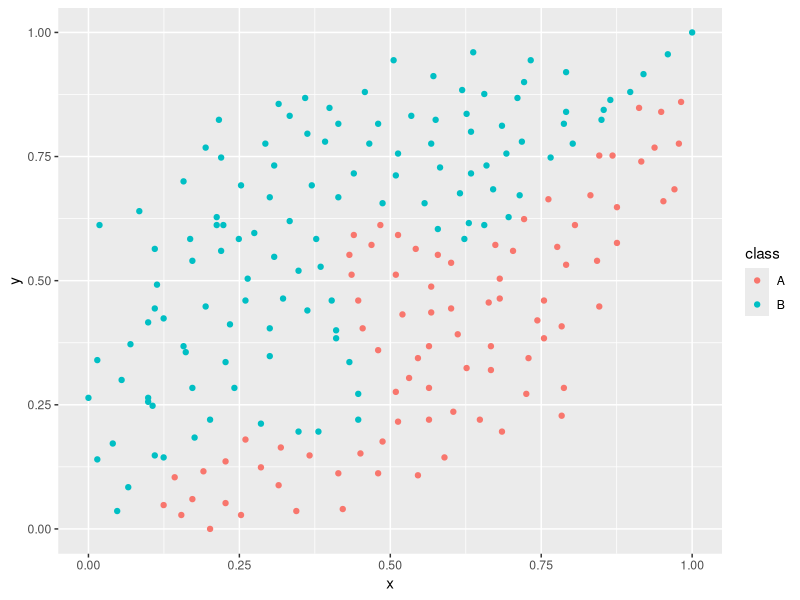
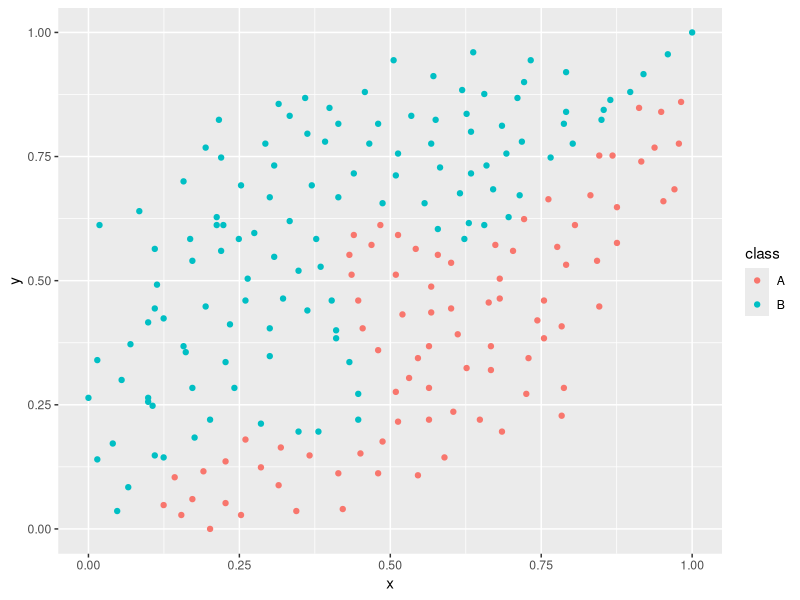

Generate these figures, in order, with R: (Note: this script raises an error after producing the figures.)
library(nnet)
library(ggplot2)

w <- read.csv("wiggly.csv")
qplot(x, y, data = w, colour = class)
ggsave("nnet-example.pdf", width = 6, height = 6)

# Quick function to compute the accuracy of nnet predictions - the number of
# correct predictions divided by the total number of observations
accuracy <- function(mod, true) {
  pred <- factor(predict(mod, type = "class"), levels = levels(true))
  tb <- table(pred, true)
  sum(diag(tb)) / sum(tb)
}


# nnet uses a gradient descent method which is critical dependent on starting
# values.  This means it's always a good idea to try multiple random starts
nnet(class ~ x + y, data = w, size = 3)
nnet(class ~ x + y, data = w, size = 3)
nnet(class ~ x + y, data = w, size = 3)
nnet(class ~ x + y, data = w, size = 3)

# rlply makes this easy to do.  The arguments are a little different (but
# a similar flavour) to the other plyr methods: the first argument is the
# number of runs to do, and the second argument is an _expression_ to
# evaluate.  This works in a similar way to replicate, but as with all plyr
# methods you can choose the output type: rdply, rlply, raply.
models <- rlply(50, nnet(class ~ x + y, data = w, size = 3, trace = FALSE))

accdf <- ldply(models, "accuracy", true = w$class)
accdf
qplot(accuracy, data = accdf, binwith = 0.02)

# What if we also want to experiment with some of the parameters of the
# function.  We'll first turn the above code into a function, so we don't need
# to keep typing out the same stuff.
wiggly_nnet <- function(...) {
  nnet(class ~ x + y, data = w, trace = FALSE, ...)
}
rlply(5, wiggly_nnet(size = 3))

# We then create a data frame of the options we'd like to try.  
opts <- data.frame(size = 1:10, maxiter = 50)

# m*ply calls the function once with each row of the data frame, supplying
# the columns as arguments to the function: nnet(size = 1, maxiter = 50),
# nnet(size = 2, maxiter = 50), ..., nnet(size = 10, maxiter = 50)
models <- mlply(opts, wiggly_nnet)
ldply(models, "accuracy", true = w$class)

# Of course we really want to combine both rlply and mlply for this example
acc <- rdply(20, ldply(mlply(opts[1:5,], wiggly_nnet), "accuracy", true = w$class))
qplot(accuracy, data = acc, binwidth = 0.02, facets = ~ size)

# expand.grid() is useful if we want to try all parameter combinations
